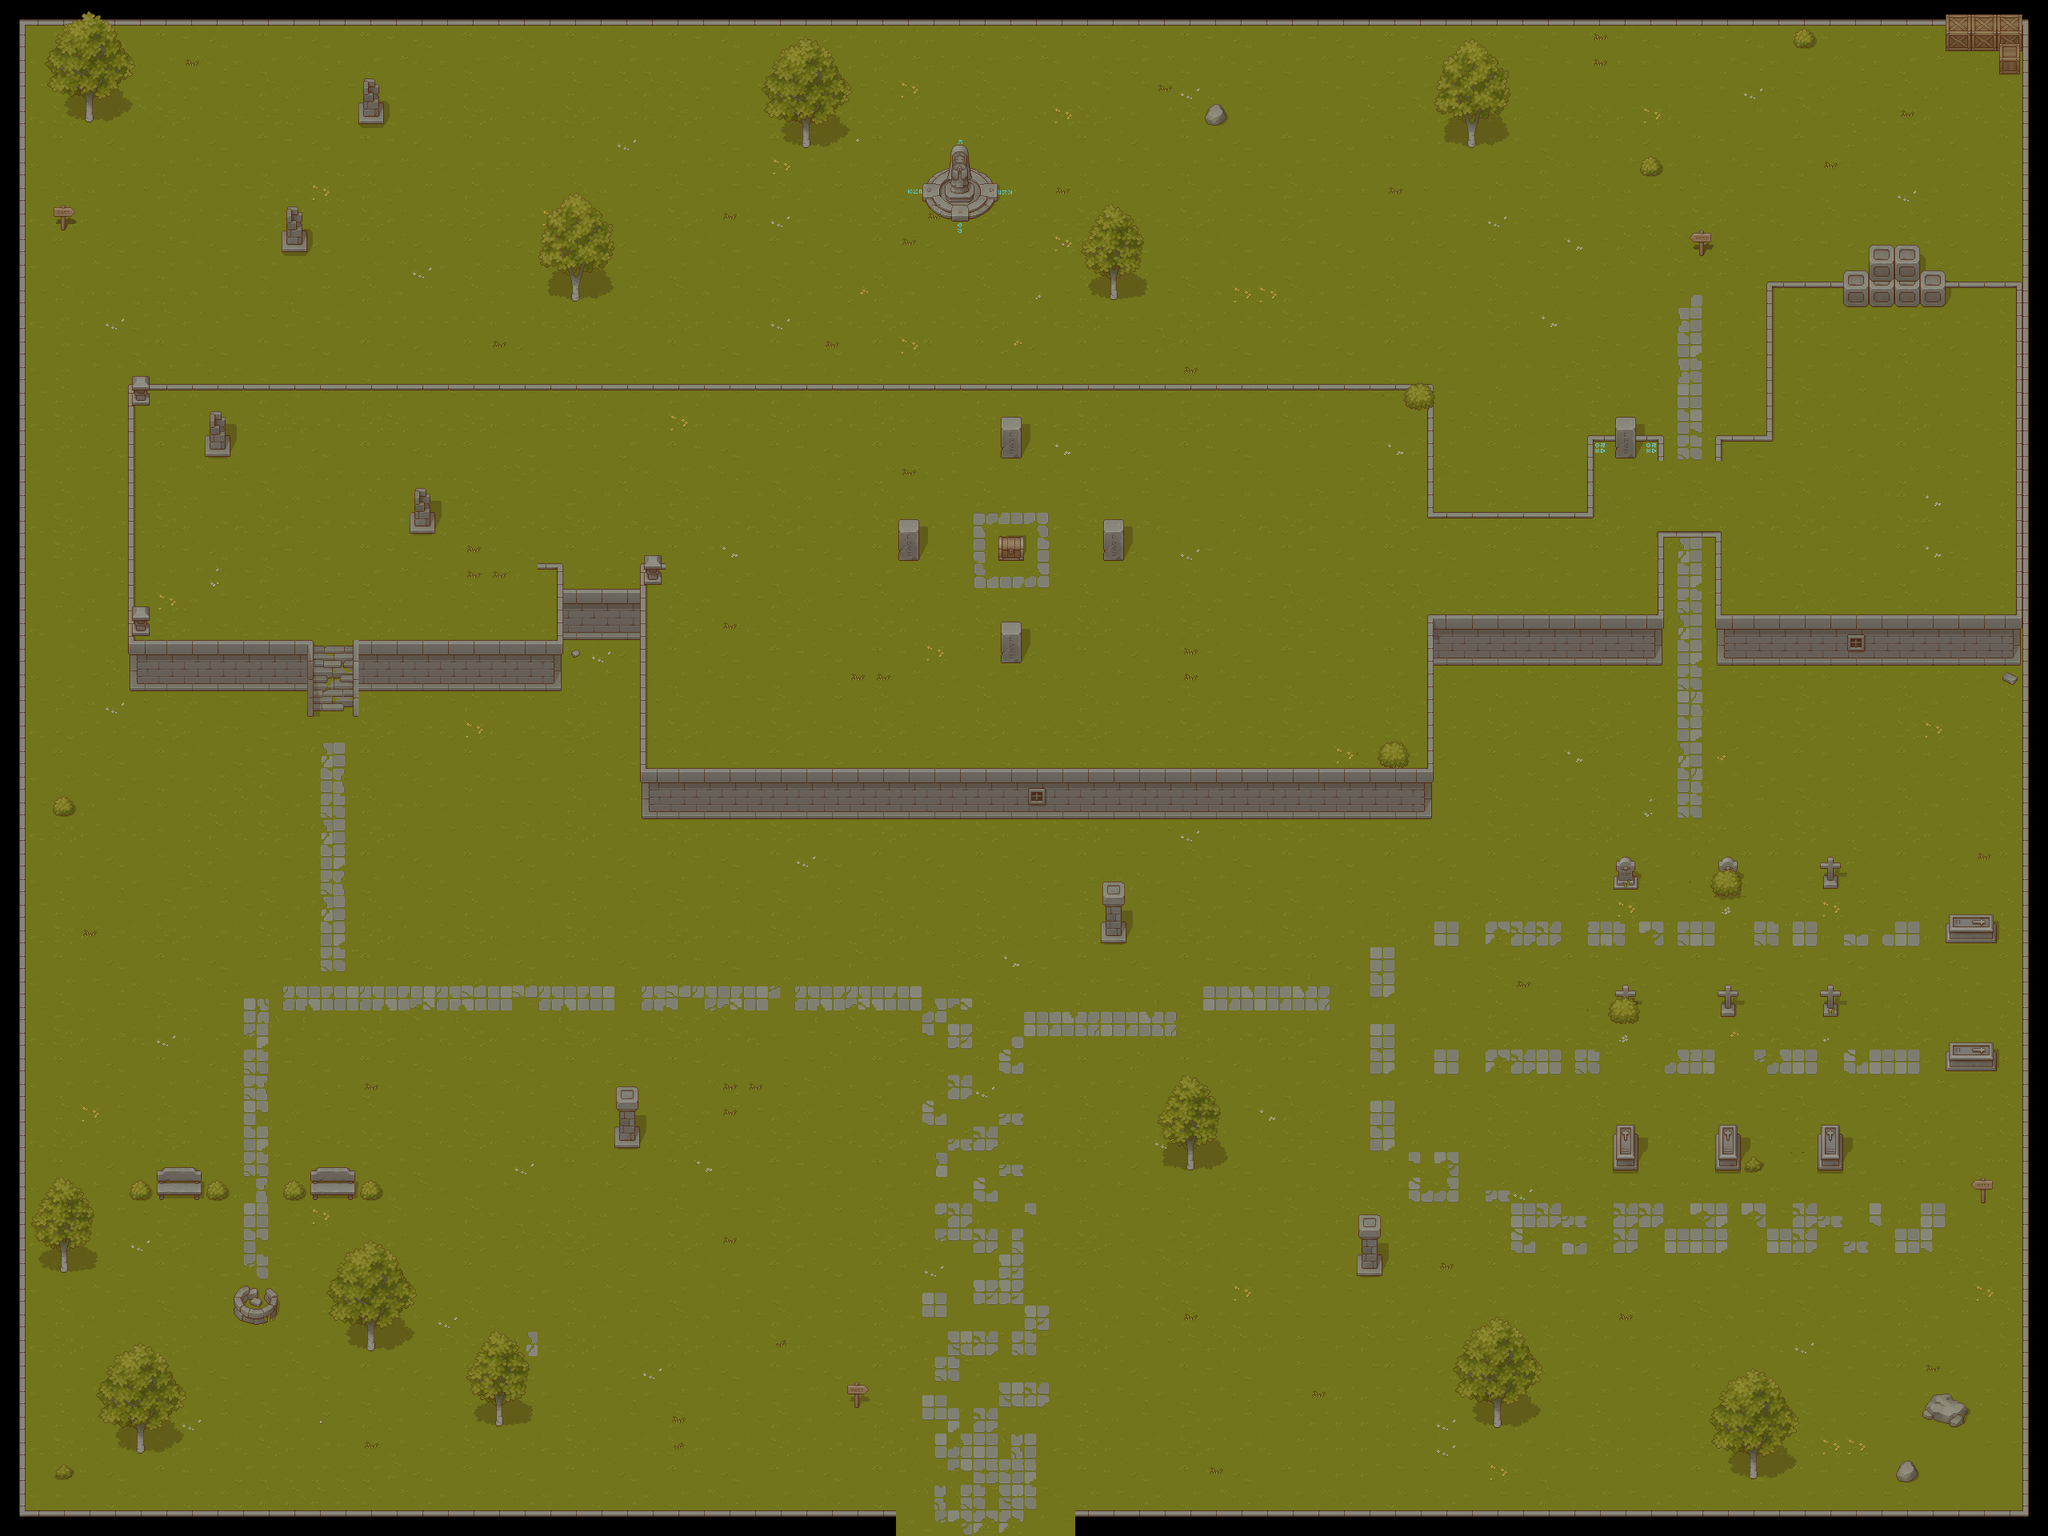

This is a level from a 2D game, rendered from its Tiled map with the project's own tilesets. A one-line summary and the map file follow, with tile-layer data summarised:
An orthogonal 80x60 tile map with 32x32 px tiles, 9 tile layers (Chao1, Chao2, ShadowElementos, Paredes, ...), 10 tilesets.

<map version="1.10" tiledversion="1.11.0" orientation="orthogonal" renderorder="right-down" width="80" height="60" tilewidth="32" tileheight="32" infinite="0" nextlayerid="14" nextobjectid="1">
 <tileset firstgid="1" name="NewTileSetEscadas" tilewidth="32" tileheight="32" tilecount="256" columns="16">
  <image source="Oficina/Phaser_intro/Mapa/TXStruct.png" width="512" height="512" />
 </tileset>
 <tileset firstgid="257" name="NewTileSetElementos" tilewidth="32" tileheight="32" tilecount="256" columns="16">
  <image source="Oficina/Phaser_intro/Mapa/TXProps.png" width="512" height="512" />
 </tileset>
 <tileset firstgid="513" name="NewTileSetWalls" tilewidth="32" tileheight="32" tilecount="256" columns="16">
  <image source="Oficina/Phaser_intro/Mapa/TXTilesetWall.png" width="512" height="512" />
 </tileset>
 <tileset firstgid="769" name="NewTitleSetPlants" tilewidth="32" tileheight="32" tilecount="256" columns="16">
  <image source="Oficina/Phaser_intro/Mapa/TXPlant.png" width="512" height="512" />
 </tileset>
 <tileset firstgid="1025" name="NewTitleSetStructs" tilewidth="32" tileheight="32" tilecount="256" columns="16">
  <image source="Oficina/Phaser_intro/Mapa/TXStruct.png" width="512" height="512" />
 </tileset>
 <tileset firstgid="1281" name="NewTileSetShadows" tilewidth="32" tileheight="32" tilecount="256" columns="16">
  <image source="Oficina/Phaser_intro/Mapa/TXShadow.png" width="512" height="512" />
 </tileset>
 <tileset firstgid="1537" name="NewTileSetShadowsPlants" tilewidth="32" tileheight="32" tilecount="256" columns="16">
  <image source="Oficina/Phaser_intro/Mapa/TXShadowPlant.png" width="512" height="512" />
 </tileset>
 <tileset firstgid="1793" name="NewTileSetChao" tilewidth="32" tileheight="32" tilecount="64" columns="8">
  <image source="Oficina/Phaser_intro/Mapa/TXTilesetGrass.png" width="256" height="256" />
 </tileset>
 <tileset firstgid="1857" name="Todos" tilewidth="32" tileheight="32" tilecount="2048" columns="64">
  <image source="Oficina/Phaser_intro/Mapa/Todos.png" width="2048" height="1024" />
 </tileset>
 <tileset firstgid="3905" name="Todos" tilewidth="32" tileheight="32" tilecount="0" columns="0" />
 <layer id="1" name="Chao1" width="80" height="60">
  <data>[4800 cells, 4531 non-empty, 53 distinct tile ids]</data>
 </layer>
 <layer id="2" name="Chao2" width="80" height="60">
  <data>[4800 cells, 13 non-empty, 10 distinct tile ids]</data>
 </layer>
 <layer id="10" name="ShadowElementos" width="80" height="60" opacity="0.26">
  <data>[4800 cells, 141 non-empty, 55 distinct tile ids]</data>
 </layer>
 <layer id="3" name="Paredes" width="80" height="60">
  <data>[4800 cells, 724 non-empty, 29 distinct tile ids]</data>
 </layer>
 <layer id="8" name="ShadowNatureza" width="80" height="60" opacity="0.27">
  <data>[4800 cells, 136 non-empty, 45 distinct tile ids]</data>
 </layer>
 <layer id="6" name="Estruturas" width="80" height="60">
  <data>[4800 cells, 149 non-empty, 73 distinct tile ids]</data>
 </layer>
 <layer id="11" name="Estruturas2" width="80" height="60">
  <data>[4800 cells, 25 non-empty, 18 distinct tile ids]</data>
 </layer>
 <layer id="13" name="Escadas" width="80" height="60">
  <data>[4800 cells, 6 non-empty, 6 distinct tile ids]</data>
 </layer>
 <layer id="12" name="Natureza" width="80" height="60">
  <data>[4800 cells, 315 non-empty, 66 distinct tile ids]</data>
 </layer>
</map>
